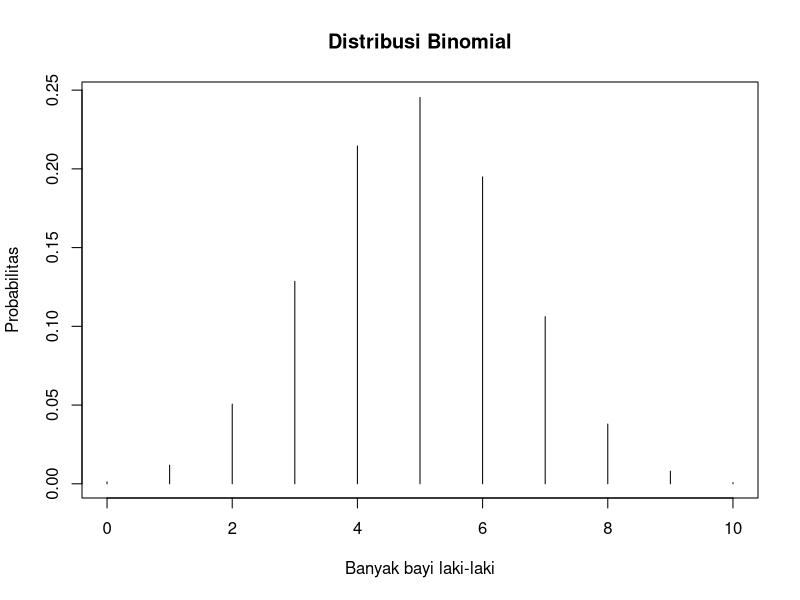
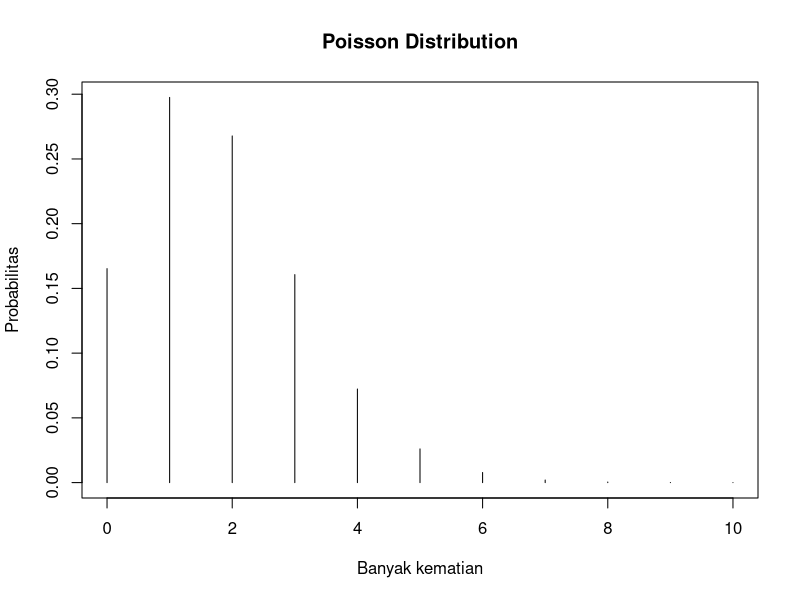
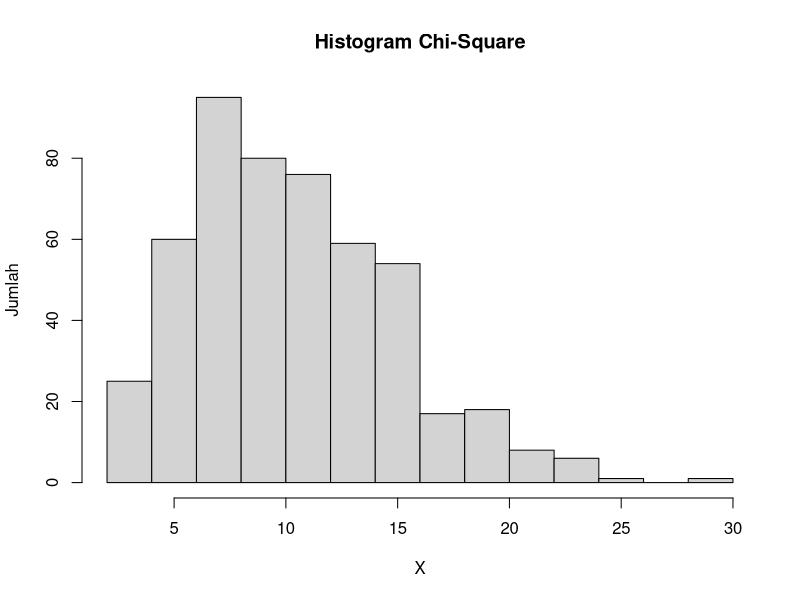
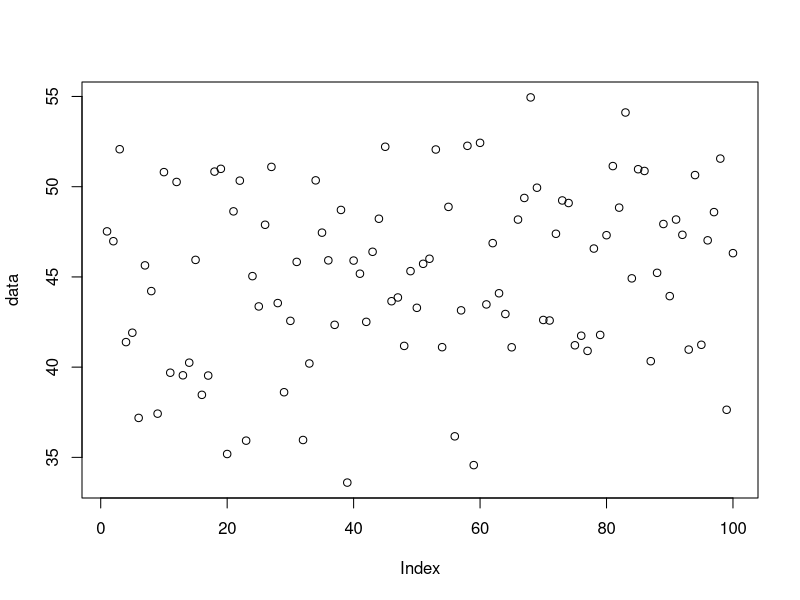
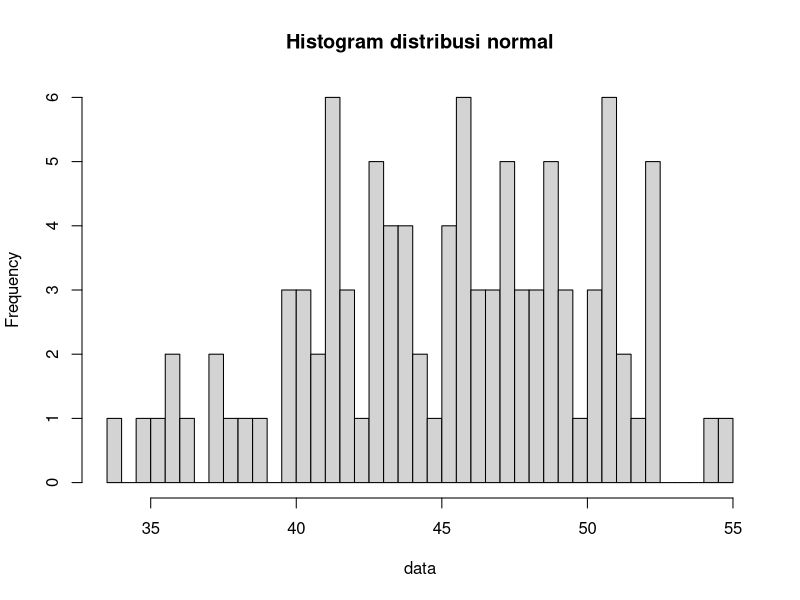

These figures' R source, in order:

# Nama  : Keyisa Raihan Illah Setiadi
# NRP   : 5025211002
# Kelas : Probabilitas dan Statistik (C)

# No 1
# Probabilitas seorang bayi yang baru lahir berjenis kelamin laki-laki adalah 0,488.
# Jika kita asumsikan bahwa dalam satu hari di rumah sakit terdapat 10 kelahiran,
# maka:

# Poin 1a.
# Bagaimana pendistribusian banyak bayi laki-laki? Tentukan distribusi dengan
# parameter yang sesuai.
# Jawab : 
# Distribusi yang sesuai adalah distribusi binomial, karena kemungkinannya hanya ada 2 yaitu Laki laki/ tidak laki laki
# Lalu karena terdapat lebih dari 1 maka termasuk distribusi Binomial bukan bernouli
# Rumus -> P(X=k) = (10Ck) 0.488^k (1-0.488)^(10-k)

# Poin 1b.
# Berapa probabilitas bahwa tepat tiga bayi di antaranya berjenis kelamin lakilaki?
# Jawab : 
x <- 3
p <- 0.488
size <- 10
ans <- dbinom(x=x, size=size, prob=p)
ans

# Poin 1c.
# Berapa probabilitas bahwa kurang dari tiga bayi di antaranya berjenis kelamin
# laki-laki?
# Jawab : 
q <- 2
p <- 0.488
size <- 10
ans <-  pbinom(q=q, size=size, prob=p)
ans

# Poin 1d.
# Berapa probabilitas bahwa tiga atau lebih bayi di antaranya berjenis kelamin
# laki-laki?
# Jawab : 
q <- 2
p <- 0.488
size <- 10
left <- FALSE
ans <- pbinom(q=q, size=size, prob=p, lower.tail=left)
ans

# Poin 1e.
# Berapa nilai harapan dan simpangan baku banyak bayi laki-laki?
# Jawab : 
n <- 10
p <- 0.488
nilai_harapan <- n*p
nilai_harapan
simpangan_baku <- sqrt(n*p*(1-p))
simpangan_baku

# Poin 1f.
# Gambarkan histogram pendistribusian banyak bayi laki-laki.
# Jawab : 
n <- 0:10
size <- 10
p <- 0.488
plot(n, dbinom(x=n, size=size, prob=p), 
     type='h',
     main='Distribusi Binomial',
     xlab='Banyak bayi laki-laki',
     ylab='Probabilitas'
     )

# No 2
# Misalkan banyak kematian karena kanker tulang untuk seluruh pekerja di pabrik
# ban dalam 20 tahun ke depan adalah 1,8

# Poin 2a.
# Bagaimana pendistribusian banyak kematian karena kanker tulang? Tentukan
# distribusi dengan parameter yang sesuai.
# Jawab : 
# Distribusi yang sesuai adalah poison, dikarenakan terjadi pada lingkup 
# ruang dan waktu tertentu
# Rumus -> P(X=k) = e^(-1.8) (1.8^k / k!)

# Poin 2b.
# Ada 4 kematian akibat kanker tulang yang dilaporkan di kalangan pekerja
# pabrik ban, apakah itu peristiwa yang tidak biasa? Hitung probabilitas
# berdasarkan distribusi yang telah dipilih.
# Jawab : Kejadianya tergolong tidak biasa, namun bukan yang sangat jarang
# Karena kemungkinan terjadinya tergolong tidak terlalu jauh dengan
# kemungkinan terjaidnya pada daerah dekat dengan lambda, yaitu->
x <- 0
lambda <- 1.8
ans <- dpois(x=x,lambda=lambda)
ans

# Poin 2c.
# Berapa peluang paling banyak 4 kematian akibat kanker tulang?
# Jawab : 
q <- 4
lambda <- 1.8
ans <- ppois(q=q, lambda=lambda)
ans

# Poin 2d.
# Berapa peluang lebih dari 4 kematian akibat kanker tulang?
# Jawab : 
q <- 4
lambda <- 1.8
left <- FALSE
ans <- ppois(q=q, lambda=lambda, lower.tail=left)
ans

# Poin 2e.
# Berdasarkan distribusi yang telah dipilih, berapakah nilai harapan dan standar
# deviasi banyak kematian akibat kanker tulang untuk pekerja pabrik ban?
# Jawab : 
nilai_harapan <- lambda <- 1.8
nilai_harapan
standar_deviasi <- sqrt(lambda)
standar_deviasi

# Poin 2f.
# Gambarkan histogram pendistribusian banyak banyak kematian akibat kanker
# tulang untuk pekerja pabrik ban.
# Jawab : 
n <- 0:10
lambda <- 1.8
plot(n, dpois(n, lambda=lambda),
     type='h',
     main='Poisson Distribution',
     ylab='Probabilitas',
     xlab ='Banyak kematian'
     )

# Poin 2g.
# Gunakan simulasi untuk memeriksa hasil sebelumnya.
n <- 10
lambda <- 1.8
set.seed(123456789)
ans = rpois(n=n, lambda=lambda)
ans

# Poin 2h.
# Jelaskan banyak kematian akibat kanker tulang berdasarkan simulasi Anda.
# Bandingkan jawaban pada pertanyaan 2d dengan hasil simulasi Anda.
# Jawab :
# Pada simulasi dengan set.seed(123456789) agar reproducible dengan jumlah simulasi n = 10
# Didapat hasil [2,2,2,2,4,4,1,4,1,1], dari hasil simulasi tersebut dapat kita lihat hasil 
# yang muncul cukup beragam, namun tidak terlalu jauh dari nilai lambda/mean yaitu 1.8
# karena kemungkinan terbesar kematian terjadi terletak pada daerah dekat lambda/ range 0-5
# Seperti jawaban 2d, kejadian kematian = 4 bukanlah hal yang biasa, namun tidak jarang terjadi
# dibuktikan dengan kemunculan yang cukup sering pada simulasi (walaupun tergantung seed pada simulasi)
# jumlah kematian yang biasa terjadi terletak pada angka 1 atau 2 (setelah dibandingkan dengan beberapa seed lain)

# No 3
# Diketahui nilai x = 3 dan v = 10. Tentukan:

# Poin 3a.
# Fungsi probabilitas dari distribusi Chi-Square
# Jawab : 
x <- 2
v <- 10
ans <- dchisq(x=x, df=v)
ans

# Poin 3b.
# Histogram dari distribusi Chi-Square dengan 500 data acak.
# Jawab : 
set.seed(123456789)
n <- 500
v <- 10
hist(rchisq(n, v), xlab = "X", ylab = "Jumlah", main = "Histogram Chi-Square")

# Poin 3c.
# Nilai rataan (μ) dan varian (σ²) dari distribusi Chi-Square
# Jawab : 
rataan <- v <- 10
rataan
varian <- 2 * v
varian

# No 4
# Diketahui data bangkitan acak sebanyak 100 dengan mean = 45 dan sd = 5.
# Tentukan:

# Point 4a.
# Fungsi probabilitas dari distribusi Normal P(X1 ≤ x ≤ X2), hitung z-scorenya
# dan plot data bangkitan acaknya dalam bentuk grafik. Petunjuk (gunakan fungsi plot()).
# Jawab : 
# f(x) = (1/5√(2π)) e^(-1/2((x-45)/5)^2)
set.seed(123456789)
n <- 100
mean <- 45
sd <- 5
data <- rnorm(n=n, mean=mean, sd=sd)
data
summary(data)
z_scores <- (data-mean(data))/sd(data)
z_scores
probs <- pnorm(runif(1, mean, max(data)), mean, sd) - pnorm(runif(1, min(data), mean), mean, sd)
probs
plot(data)

# Poin 4b.
# Gambarkan histogram dari distribusi Normal dengan breaks 50
# Jawab : 
set.seed(123456789)
n <- 100
mean <- 45
sd <- 5
data <- rnorm(n=n, mean=mean, sd=sd)
breaks = 50
hist(data, breaks, main = "Histogram distribusi normal")

# Poin 4c.
# Nilai varian (σ²) dari hasil data bangkitan acak distribusi Normal.
# Jawab : 
set.seed(123456789)
n <- 100
mean <- 45
sd <- 5
data <- rnorm(n=n, mean=mean, sd=sd)
varian = sd(data) ^ 2
varian

# No 5
# Kerjakanlah menggunakan distribusi T-Student

# Poin 5a.
# Berapa probabilitas terjadinya suatu peristiwa acak X kurang dari -2,34 dengan
# 6 derajat kebebasan?
# Jawab : 
q <- -2.34
df <- 6
ans <- pt(q=q, df=df)
ans

# Poin 5b.
# Berapa probabilitas terjadinya suatu peristiwa acak X lebih dari 1,34 dengan 6
# derajat kebebasan?
# Jawab :   
q <- 1.34
df <- 6
left = FALSE
ans <- pt(q=q, df=df, lower.tail = left)
ans

# Point 5c.
# Berapa probabilitas terjadinya suatu peristiwa acak X kurang dari -1,23 atau
# lebih besar dari 1,23 dengan 3 derajat kebebasan?
# Jawab : 
q <- -1.23
df <- 3
ans <- 2 * pt(q=q, df=df)
ans

# Poin 5d.
# Berapa probabilitas terjadinya suatu peristiwa acak X berada di antara -0,94
# dan 0,94 dengan 14 derajat kebebasan?
# Jawab : 
q <- -0.94
df <- 14
ans <- 1 - ( 2 * pt(q=q, df=df))
ans

# Poin 5e.
# Berapa nilai t-score dengan 5 derajat kebebasan yang memiliki luasan 0,0333
# satuan persegi di bawah kurva dan di sebelah kiri t-score tersebut?
# Jawab :
x <- 0.0333
df <- 5
ans <- qt(x, df=df)
ans


# Poin 5f.
# Berapa nilai t-score dengan 25 derajat kebebasan yang memiliki luasan 0,125
# satuan persegi di bawah kurva dan di sebelah kanan t-score tersebut?
# Jawab : 
x <- 1 - 0.125
df <- 25
ans <- qt(x, df=df)
ans

# Poin 5g.
# Berapa nilai t-score dengan 11 derajat kebebasan yang memiliki luasan 0,75
# satuan persegi di bawah kurva dan di antara t-score tersebut dan negatif dari
# nilai t-score tersebut?
# Jawab : 
x <- 0.75 + ((1-0.75)/2)
df <- 11
ans <- qt(x, df=df)
ans

# Poin 5h.
# Berapa nilai t-score dengan 23 derajat kebebasan yang memiliki luasan 0,0333
# satuan persegi di bawah kurva dan di luar interval antara t-score tersebut dan
# negatif dari nilai t-score tersebut?
# Jawab : 
x <- 1 - (0.0333/2)
df <- 23
ans <- qt(x, df=df)
ans
  